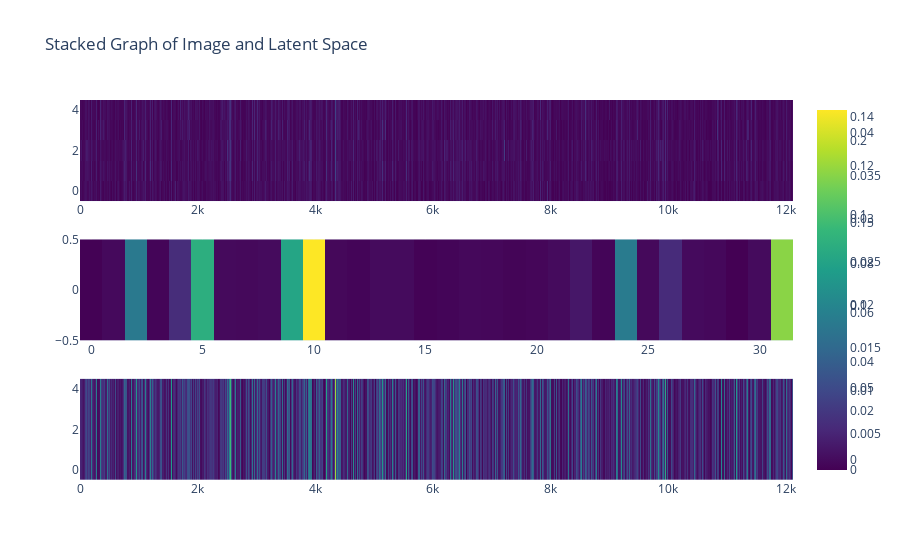

Source (notebook cell):
### Code cell
e_ = e[0]  
z_ = z[0].reshape(1, -1) 
decoded_ = decoded[0]  



# Create subplot grid with vertical stacking
fig = sp.make_subplots(rows=3, cols=1, shared_xaxes=False, vertical_spacing=0.1)

# Add the original image as a heatmap-like plot
heatmap_trace1 = go.Heatmap(z=e_, colorscale='viridis')
fig.add_trace(heatmap_trace1, row=1, col=1)

# Add the latent representation as a heatmap-like plot
tensor_reshaped = z.reshape(1, -1)
heatmap_trace2 = go.Heatmap(z=z_, colorscale='viridis')
fig.add_trace(heatmap_trace2, row=2, col=1)

# Add the decoded image as a heatmap-like plot
heatmap_trace3 = go.Heatmap(z=decoded_, colorscale='viridis')
fig.add_trace(heatmap_trace3, row=3, col=1)

# Update layout
fig.update_layout(title='Stacked Graph of Image and Latent Space', showlegend=False)

# Update x-axis labels
#fig.update_xaxes(title_text='genes (normalized)', row=1, col=1)
#fig.update_xaxes(title_text='latent representation', row=2, col=1)
#fig.update_xaxes(title_text='genes (normalized)', row=3, col=1)

# Update y-axis labels
#fig.update_yaxes(title_text='timestamps', row=1, col=1)
#fig.update_yaxes(title_text='latent representation', row=2, col=1)
#fig.update_yaxes(title_text='timestamps', row=3, col=1)

fig.show()

### Figure 1 — Plotly figure (JSON) as saved in the notebook; plotly's stock layout.template omitted (floating-point values rounded to 4 significant figures; data arrays with more than 128 entries replaced by an {"elided": "..."} marker saying what was removed)
{"data": [{"colorscale": [[0, "#440154"], [0.1111, "#482878"], [0.2222, "#3e4989"], [0.3333, "#31688e"], [0.4444, "#26828e"], [0.5556, "#1f9e89"], [0.6667, "#35b779"], [0.7778, "#6ece58"], [0.8889, "#b5de2b"], [1, "#fde725"]], "type": "heatmap", "xaxis": "x", "yaxis": "y", "z": {"elided": "5x12121 float values"}}, {"colorscale": [[0, "#440154"], [0.1111, "#482878"], [0.2222, "#3e4989"], [0.3333, "#31688e"], [0.4444, "#26828e"], [0.5556, "#1f9e89"], [0.6667, "#35b779"], [0.7778, "#6ece58"], [0.8889, "#b5de2b"], [1, "#fde725"]], "type": "heatmap", "xaxis": "x2", "yaxis": "y2", "z": [[-0.003972, -0.0008524, 0.0553, -0.002533, 0.01429, 0.08755, -0.0007539, -0.001052, -0.0002461, 0.08167, 0.1428, -0.001476, -0.002748, -0.0001133, -0.0002151, -0.003528, -0.002538, -0.001323, -0.001732, -0.002868, -0.002308, -0.000113, 0.004861, -0.002724, 0.05639, -0.000997, 0.01343, -0.0004284, -0.001307, -0.004372, -0.0002157, 0.1166]]}, {"colorscale": [[0, "#440154"], [0.1111, "#482878"], [0.2222, "#3e4989"], [0.3333, "#31688e"], [0.4444, "#26828e"], [0.5556, "#1f9e89"], [0.6667, "#35b779"], [0.7778, "#6ece58"], [0.8889, "#b5de2b"], [1, "#fde725"]], "type": "heatmap", "xaxis": "x3", "yaxis": "y3", "z": {"elided": "5x12121 float values"}}], "layout": {"showlegend": false, "title": {"text": "Stacked Graph of Image and Latent Space"}, "xaxis": {"anchor": "y", "domain": [0, 1]}, "xaxis2": {"anchor": "y2", "domain": [0, 1]}, "xaxis3": {"anchor": "y3", "domain": [0, 1]}, "yaxis": {"anchor": "x", "domain": [0.7333, 1]}, "yaxis2": {"anchor": "x2", "domain": [0.3667, 0.6333]}, "yaxis3": {"anchor": "x3", "domain": [0, 0.2667]}}}
